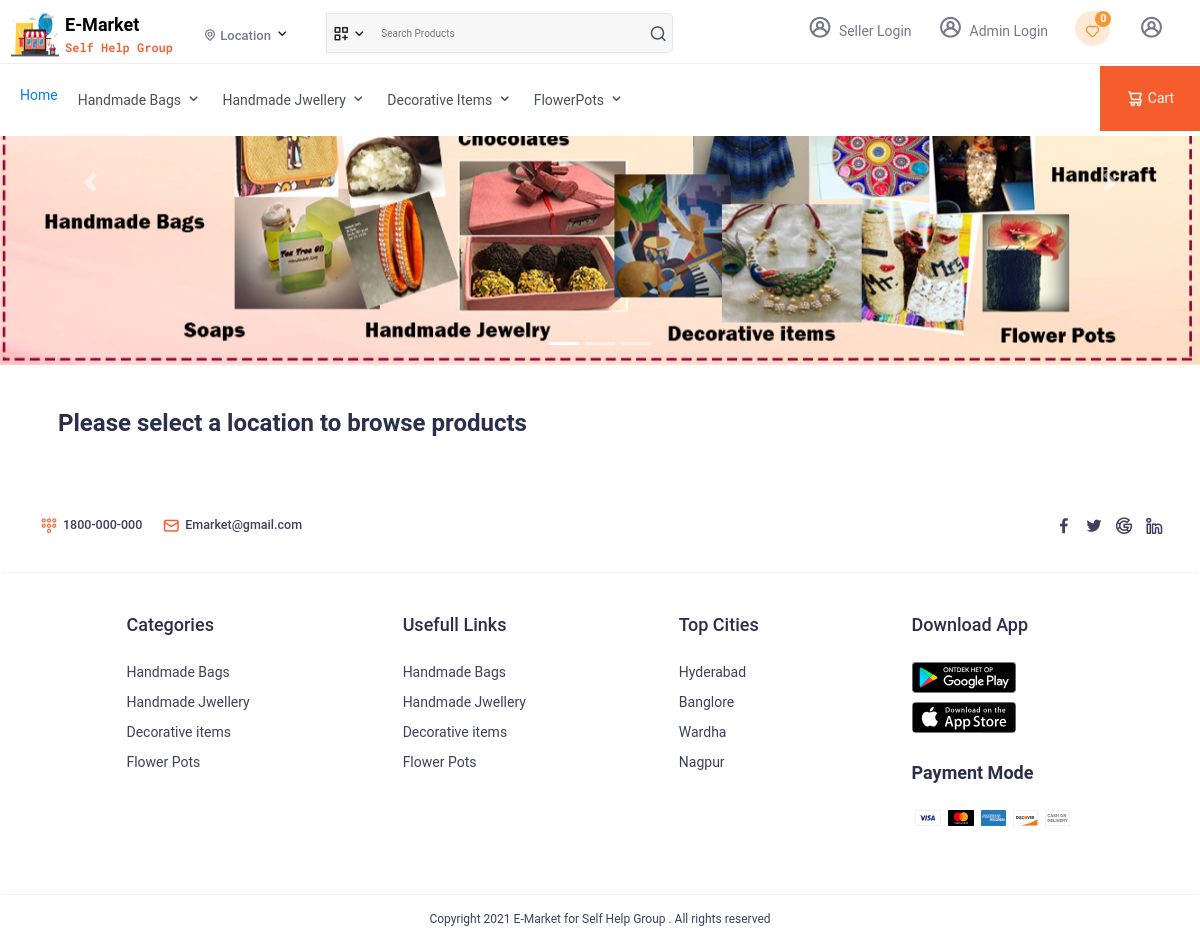
The page / on the database its author committed.
### tables this page shows
CREATE TABLE `categories` (
  `id` int(11) NOT NULL,
  `category` varchar(255) NOT NULL,
  `status` tinyint(1) NOT NULL
);

### require/top.php (the view, shortened to what this page needs)
<?php
    require("utility/utility.php");
?>
<!DOCTYPE html>
<html lang="en">
<head>
    <link rel="stylesheet" href="assets/css/style.css" />
    <link rel="stylesheet" href="https://unicons.iconscout.com/release/v4.0.0/css/line.css" />
    <link rel="stylesheet" href="assets/css/owl.carousel.min.css" />
    <link rel="stylesheet" href="assets/css/owl.theme.default.min.css" />
</head>
<body>
    <header class="header">
        <div class="top-header">
            <div class="th">
                <div class="logo">
                    <a href="index.html">
                        <img src="assets/images/sellerlogo.png" alt="logo" />
                    </a>
                </div>
                <div class="name">
                    E-Market <br />
                    <span>Self Help Group</span>
                </div>
                <div class="selecloc">
                    <div class="dropdown" tabindex="0">
                        <div class="text">
                            <i class="uil uil-location-point"></i>
                            <?php
               if(isset($_GET['utm_source'])){
                 $source=$_GET['utm_source'];
                $c=mysqli_num_rows(mysqli_query($con,"select * from city where id='$source'"));
                if($c==0){
                  redirect('index.php');
                  die();
                }
                if(isset($_SESSION['utm_source'])){
                  if($_GET['utm_source']!=$_SESSION['utm_source']){
                    if(isset($_SESSION['USER_CART'])){
                      unset($_SESSION['USER_CART']);
                      unset($_SESSION['CART_QTY']);
                    }
                    $_SESSION['utm_source']=$source;
                    echo getcity($con,$_SESSION['utm_source']);
                  }else{
                    echo getcity($con,$_SESSION['utm_source']);
                  }
                }else{
                  $_SESSION['utm_source']=$source;
                  echo getcity($con,$_SESSION['utm_source']);
                }
               }else{
                if(isset($_SESSION['utm_source'])){
                  echo getcity($con,$_SESSION['utm_source']);
                }else{
                  echo "Location";
                }
               }
               ?>
                        </div>
                        <i class="uil uil-angle-down icon__14"></i>
                    </div>
                </div>
                <div class="searchbox">
                    <span>
                        <i class="uil uil-create-dashboard" onclick="show_cat()"></i>
                        <i class="uil uil-angle-down icon__14" onclick="show_cat()"></i>
                    </span>
                    <form action="view.php" method="GET">
                        <input type="text" placeholder="Search Products" name="k" />
                        <button>
                            <i class="uil uil-search"></i>
                        </button>
                    </form>
                </div>
                <div class="rightbox">
                    <ul>
                        <li>
                            <a href="seller/index.php" class="rightlink">
                            <i class="uil uil-user-circle bg"></i>
                                Seller Login
                            </a>
                        </li>
                        <li>
                            <a href="admin/login.php" class="rightlink">
                            <i class="uil uil-user-circle bg"></i>
                                Admin Login
                            </a>
                        </li>
                        <li>
                            <a href="wishlist.php" class="rightlink wl">
                                <i class="uil uil-heart icon_wishlist"></i>
                                <span class="noti_count1">
                                    <?php
                                        if(isset($_SESSION['USER_LOGIN'])){
                                            $uid=$_SESSION['USER_ID'];
                                            $num=mysqli_num_rows(mysqli_query($con,"select * from wishlist where u_id='$uid'"));
                                            echo $num;
                                        }else{
                                            echo 0;
                                        }
                                    ?>
                                </span>
                            </a>
                        </li>
                        <li class="user">
                            <a href="javascript:void(0)" class="rightlink">
                                <i class="uil uil-user-circle bg" onclick="show_userpanel()">
                                </i>
                            </a>
                        </li>
                    </ul>
                </div>
            </div>
        </div>
        <div class="bottom-header">
            <div class="sub-header">
                <nav>
                    <div class="div"><a href="index.php">Home</a></div>
                    <?php
                $res=mysqli_query($con,"select * from categories limit 10");
                while($row=mysqli_fetch_assoc($res)){
            ?>
                    <div class="div">
                        <?php
                echo $row['category'];
            ?>
                        <i class="uil uil-angle-down icon__14"></i>
                    </div>
                    <?php
                }
            ?>
                </nav>
                <div class="cart-right" onclick="control.redirect('cart.php')">
                    <i class="uil uil-shopping-cart-alt"></i>Cart
                </div>
            </div>
        </div>
    </header>

### rows shown on the page
categories: category "Handmade Bags"
categories: category "Handmade Jwellery"
categories: category "Decorative Items"
categories: category "FlowerPots"
